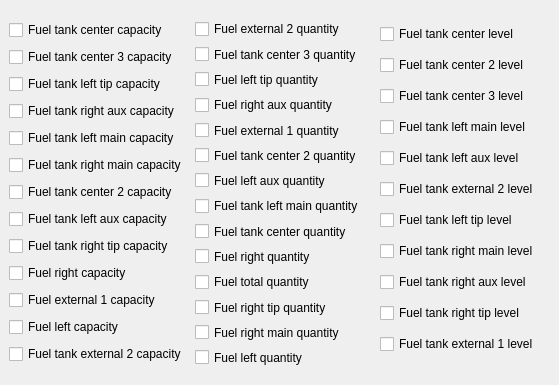
              <widget class="QWidget" name="tab_3">
               <attribute name="title">
                <string>Fuel</string>
               </attribute>
               <widget class="QWidget" name="horizontalWidget_2" native="true">
                <property name="geometry">
                 <rect>
                  <x>0</x>
                  <y>10</y>
                  <width>550</width>
                  <height>366</height>
                 </rect>
                </property>
                <property name="minimumSize">
                 <size>
                  <width>550</width>
                  <height>0</height>
                 </size>
                </property>
                <property name="maximumSize">
                 <size>
                  <width>550</width>
                  <height>16777215</height>
                 </size>
                </property>
                <layout class="QHBoxLayout" name="horizontalLayout_3">
                 <item>
                  <widget class="QWidget" name="verticalWidget_8" native="true">
                   <property name="minimumSize">
                    <size>
                     <width>220</width>
                     <height>0</height>
                    </size>
                   </property>
                   <property name="maximumSize">
                    <size>
                     <width>150</width>
                     <height>16777215</height>
                    </size>
                   </property>
                   <layout class="QVBoxLayout" name="verticalLayout_2">
                    <item>
                     <widget class="QCheckBox" name="cbFuelTankCenterCapacity">
                      <property name="text">
                       <string>Fuel tank center capacity</string>
                      </property>
                     </widget>
                    </item>
                    <item>
                     <widget class="QCheckBox" name="cbFuelTankCenter3Capacity">
                      <property name="text">
                       <string>Fuel tank center 3 capacity</string>
                      </property>
                     </widget>
                    </item>
                    <item>
                     <widget class="QCheckBox" name="cbFuelTankLeftTipCapacity">
                      <property name="text">
                       <string>Fuel tank left tip capacity</string>
                      </property>
                     </widget>
                    </item>
                    <item>
                     <widget class="QCheckBox" name="cbFuelTankRightAuxCapacity">
                      <property name="text">
                       <string>Fuel tank right aux capacity</string>
                      </property>
                     </widget>
                    </item>
                    <item>
                     <widget class="QCheckBox" name="cbFuelTankLeftMainCapacity">
                      <property name="text">
                       <string>Fuel tank left main capacity</string>
                      </property>
                     </widget>
                    </item>
                    <item>
                     <widget class="QCheckBox" name="cbFuelTankRightMainCapacity">
                      <property name="text">
                       <string>Fuel tank right main capacity</string>
                      </property>
                     </widget>
                    </item>
                    <item>
                     <widget class="QCheckBox" name="cbFuelTankCenter2Capacity">
                      <property name="text">
                       <string>Fuel tank center 2 capacity</string>
                      </property>
                     </widget>
                    </item>
                    <item>
                     <widget class="QCheckBox" name="cbFuelTankLeftAuxCapacity">
                      <property name="text">
                       <string>Fuel tank left aux capacity</string>
                      </property>
                     </widget>
                    </item>
                    <item>
                     <widget class="QCheckBox" name="cbFuelTankRightTipCapacity">
                      <property name="text">
                       <string>Fuel tank right tip capacity</string>
                      </property>
                     </widget>
                    </item>
                    <item>
                     <widget class="QCheckBox" name="cbFuelRightCapacity">
                      <property name="text">
                       <string>Fuel right capacity</string>
                      </property>
                     </widget>
                    </item>
                    <item>
                     <widget class="QCheckBox" name="cbFuelTankExternal1Capacity">
                      <property name="text">
                       <string>Fuel external 1 capacity</string>
                      </property>
                     </widget>
                    </item>
                    <item>
                     <widget class="QCheckBox" name="cbFuelLeftCapacity">
                      <property name="text">
                       <string>Fuel left capacity</string>
                      </property>
                     </widget>
                    </item>
                    <item>
                     <widget class="QCheckBox" name="cbFuelTankExternal2Capacity">
                      <property name="text">
                       <string>Fuel tank external 2 capacity</string>
                      </property>
                     </widget>
                    </item>
                   </layout>
                  </widget>
                 </item>
                 <item>
                  <widget class="QWidget" name="verticalWidget_9" native="true">
                   <property name="minimumSize">
                    <size>
                     <width>220</width>
                     <height>0</height>
                    </size>
                   </property>
                   <property name="maximumSize">
                    <size>
                     <width>150</width>
                     <height>16777215</height>
                    </size>
                   </property>
                   <layout class="QVBoxLayout" name="verticalLayout_4">
                    <item>
                     <widget class="QCheckBox" name="cbFuelTankExternal2Quantity">
                      <property name="text">
                       <string>Fuel external 2 quantity</string>
                      </property>
                     </widget>
                    </item>
                    <item>
                     <widget class="QCheckBox" name="cbFuelTankCenter3Quantity">
                      <property name="text">
                       <string>Fuel tank center 3 quantity</string>
                      </property>
                     </widget>
                    </item>
                    <item>
                     <widget class="QCheckBox" name="cbFuelTankLeftTipQuantity">
                      <property name="text">
                       <string>Fuel left tip quantity</string>
                      </property>
                     </widget>
                    </item>
                    <item>
                     <widget class="QCheckBox" name="cbFuelTankRightAuxQuantity">
                      <property name="text">
                       <string>Fuel right aux quantity</string>
                      </property>
                     </widget>
                    </item>
                    <item>
                     <widget class="QCheckBox" name="cbFuelTankExternal1Quantity">
                      <property name="text">
                       <string>Fuel external 1 quantity</string>
                      </property>
                     </widget>
                    </item>
                    <item>
                     <widget class="QCheckBox" name="cbFuelTankCenter2Quantity">
                      <property name="text">
                       <string>Fuel tank center 2 quantity</string>
                      </property>
                     </widget>
                    </item>
                    <item>
                     <widget class="QCheckBox" name="cbFuelTankLeftAuxQuantity">
                      <property name="text">
                       <string>Fuel left aux quantity</string>
                      </property>
                     </widget>
                    </item>
                    <item>
                     <widget class="QCheckBox" name="cbFuelTankLeftMainQuantity">
                      <property name="text">
                       <string>Fuel tank left main quantity</string>
                      </property>
                     </widget>
                    </item>
                    <item>
                     <widget class="QCheckBox" name="cbFuelTankCenterQuantity">
                      <property name="text">
                       <string>Fuel tank center quantity</string>
                      </property>
                     </widget>
                    </item>
                    <item>
                     <widget class="QCheckBox" name="cbFuelRightQuantity">
                      <property name="text">
                       <string>Fuel right quantity</string>
                      </property>
                     </widget>
                    </item>
                    <item>
                     <widget class="QCheckBox" name="cbFuelTotalQuantity">
                      <property name="text">
                       <string>Fuel total quantity</string>
                      </property>
                     </widget>
                    </item>
                    <item>
                     <widget class="QCheckBox" name="cbFuelTankRightTipQuantity">
                      <property name="text">
                       <string>Fuel right tip quantity</string>
                      </property>
                     </widget>
                    </item>
                    <item>
                     <widget class="QCheckBox" name="cbFuelTankRightMainQuantity">
                      <property name="text">
                       <string>Fuel right main quantity</string>
                      </property>
                     </widget>
                    </item>
                    <item>
                     <widget class="QCheckBox" name="cbFuelLeftQuantity">
                      <property name="text">
                       <string>Fuel left quantity</string>
                      </property>
                     </widget>
                    </item>
                   </layout>
                  </widget>
                 </item>
                 <item>
                  <widget class="QWidget" name="verticalWidget_7" native="true">
                   <property name="minimumSize">
                    <size>
                     <width>250</width>
                     <height>0</height>
                    </size>
                   </property>
                   <property name="maximumSize">
                    <size>
                     <width>150</width>
                     <height>16777215</height>
                    </size>
                   </property>
                   <layout class="QVBoxLayout" name="verticalLayout">
                    <item>
                     <widget class="QCheckBox" name="cbFuelTankCenterLevel">
                      <property name="text">
                       <string>Fuel tank center level</string>
                      </property>
                     </widget>
                    </item>
                    <item>
                     <widget class="QCheckBox" name="cbFuelTankCenter2Level">
                      <property name="text">
                       <string>Fuel tank center 2 level</string>
                      </property>
                     </widget>
                    </item>
                    <item>
                     <widget class="QCheckBox" name="cbFuelTankCenter3Level">
                      <property name="text">
                       <string>Fuel tank center 3 level</string>
                      </property>
                     </widget>
                    </item>
                    <item>
                     <widget class="QCheckBox" name="cbFuelTankLeftMainLevel">
                      <property name="text">
                       <string>Fuel tank left main level</string>
                      </property>
                     </widget>
                    </item>
                    <item>
                     <widget class="QCheckBox" name="cbFuelTankLeftAuxLevel">
                      <property name="text">
                       <string>Fuel tank left aux level</string>
                      </property>
                     </widget>
                    </item>
                    <item>
                     <widget class="QCheckBox" name="cbFuelTankExternal2Level">
                      <property name="text">
                       <string>Fuel tank external 2 level</string>
                      </property>
                     </widget>
                    </item>
                    <item>
                     <widget class="QCheckBox" name="cbFuelTankLeftTipLevel">
                      <property name="text">
                       <string>Fuel tank left tip level</string>
                      </property>
                     </widget>
                    </item>
                    <item>
                     <widget class="QCheckBox" name="cbFuelTankRightMainLevel">
                      <property name="text">
                       <string>Fuel tank right main level</string>
                      </property>
                     </widget>
                    </item>
                    <item>
                     <widget class="QCheckBox" name="cbFuelTankRightAuxLevel">
                      <property name="text">
                       <string>Fuel tank right aux level</string>
                      </property>
                     </widget>
                    </item>
                    <item>
                     <widget class="QCheckBox" name="cbFuelTankRightTipLevel">
                      <property name="text">
                       <string>Fuel tank right tip level</string>
                      </property>
                     </widget>
                    </item>
                    <item>
                     <widget class="QCheckBox" name="cbFuelTankExternal1Level">
                      <property name="text">
                       <string>Fuel tank external 1 level</string>
                      </property>
                     </widget>
                    </item>
                   </layout>
                  </widget>
                 </item>
                </layout>
               </widget>
              </widget>
